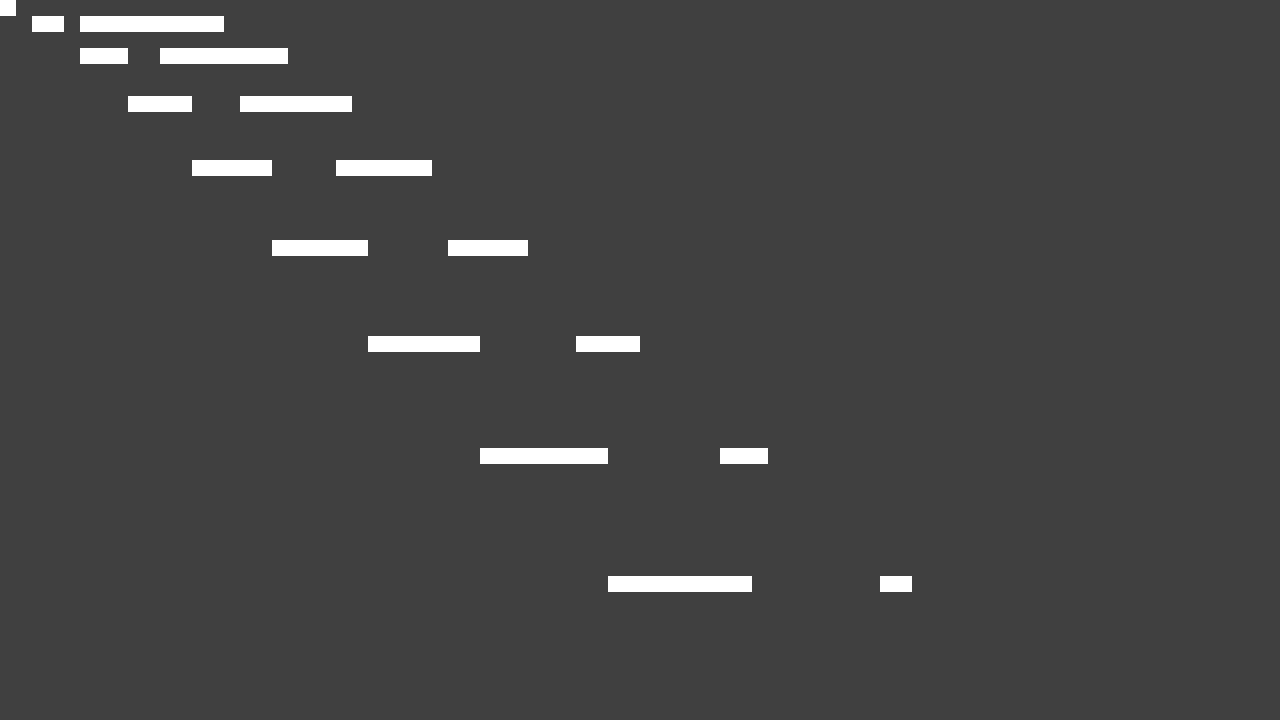

Rendered tile map (Tiled .tmx) drawn with the repository's tilesets; below, a short description and the map source with its tile grids summarised:
An orthogonal 80x45 tile map with 16x16 px tiles, 1 tile layer (Background) and 8 objects (4x COLLISIONBOX, 4x SPAWNPOINT).

<map version="1.2" tiledversion="1.1.6" orientation="orthogonal" renderorder="right-down" width="80" height="45" tilewidth="16" tileheight="16" infinite="0" nextlayerid="4" nextobjectid="22">
 <tileset firstgid="1" source="unicolors_16_16.tsx" />
 <layer id="1" name="Background" width="80" height="45">
  <data>[3600 cells, 3600 non-empty, 2 distinct tile ids]</data>
 </layer>
 <objectgroup id="3" name="collision">
  <object id="18" type="COLLISIONBOX" x="-16" y="-16" width="16" height="752">
   <properties>
    <property name="isObstacle" value="true" />
   </properties>
  </object>
  <object id="19" type="COLLISIONBOX" x="1280" y="-16" width="16" height="752">
   <properties>
    <property name="isObstacle" value="true" />
   </properties>
  </object>
  <object id="20" type="COLLISIONBOX" x="0" y="-16" width="1280" height="16">
   <properties>
    <property name="isObstacle" value="true" />
   </properties>
  </object>
  <object id="21" type="COLLISIONBOX" x="0" y="720" width="1280" height="16">
   <properties>
    <property name="isObstacle" value="true" />
   </properties>
  </object>
 </objectgroup>
 <objectgroup id="2" name="ennemy_spawn">
  <object id="10" name="ennemySpawnTop" type="SPAWNPOINT" x="48" y="16" width="1216" height="32">
   <properties>
    <property name="tags" value="ennemy_spawn" />
   </properties>
  </object>
  <object id="13" name="ennemySpawnBottom" type="SPAWNPOINT" x="16" y="672" width="1216" height="32">
   <properties>
    <property name="tags" value="ennemy_spawn" />
   </properties>
  </object>
  <object id="14" name="ennemySpawnLeft" type="SPAWNPOINT" x="16" y="16" width="32" height="656">
   <properties>
    <property name="tags" value="ennemy_spawn" />
   </properties>
  </object>
  <object id="17" name="ennemySpawnRight" type="SPAWNPOINT" x="1232" y="48" width="32" height="656">
   <properties>
    <property name="tags" value="ennemy_spawn" />
   </properties>
  </object>
 </objectgroup>
</map>
